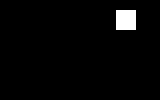
#> input picture frame 99 of LabVaje/Vaja11/Gradivo za laboratorijske vaje (Vektor premika)-20250110/simple-video.avi, 160 x 100 px
$ python vaja11.py
#> lines starting #> are read from the running program, lines starting #| are printed output that depends on the picture; after the words box and inside, x2 and y2 are one past the last pixel; in counts of white or black regions, pixels touching at a corner belong together
### LabVaje/OSV_lib.py

#   Knjižnica funkcij za laboratorijske vaje pri predmetu OSV
import matplotlib.pyplot as plt
import numpy as np


# VAJA 1

# Funkcija za nalaganje slike iz datoteke
# [11 lines left out: function loadImage, not called in this run]


# Funkcija za prikaz slike
def displayImage(iImage, iTitle = '', iGridX = None, iGridY = None):
    fig = plt.figure()  # Ustvarimo figuro za prikaz slike
    plt.title(iTitle)   # Ustvarimo figuro za prikaz slike

    if iGridX is not None and iGridY is not None:
        stepX = iGridX[1] - iGridX[0]
        stepY = iGridY[1] - iGridY[0]

        extent = (
            iGridX[0] - 0.5 * stepX,
            iGridX[-1] + 0.5 * stepX,
            iGridY[-1] + 0.5 * stepY,
            iGridY[0] - 0.5 * stepY
        )
    else:
        extent = (
            0 - 0.5,
            iImage.shape[1] - 0.5,
            iImage.shape[0] - 0.5,
            0 - 0.5,
        )

    # Prikaz slike s sivinsko barvno karto in določenimi mejnimi vrednostmi
    plt.imshow(iImage,
               cmap='gray',
               vmin=0,
               vmax=255,
               aspect='equal',
               extent=extent,
               )
    #plt.show()
    return fig  # Vrne figuro


# Funkcija za shranjevanje slike v RAW formatu
# [483 lines left out: functions saveImage, computeHistogram, displayHistogram, equalizeHistogram, computeEntropy, addNoise and 15 more, not called in this run]


# [15 lines of commented-out code are left out]

### LabVaje/Vaja11/vaja11.py
import numpy as np
import matplotlib.pyplot as plt
import matplotlib
matplotlib.use('TkAgg')
import cv2
import os,sys
parent_dir = os.getcwd()
sys.path.append(parent_dir)

from LabVaje.OSV_lib import displayImage

def loadFrame(iVideo, iFrame):
#> called with iFrame = 100
    iVideo.set(1, iFrame -1)
    ret, oFrame = iVideo.read()
#> oFrame is the input picture: shape (100, 160, 3); 2.5% white; 1 white region, box (x1, y1, x2, y2) and area: (116, 10, 136, 30) 400
    oFrame = oFrame[:, :, 0].astype(float)
    return oFrame

if __name__ == "__main__":
    cap = cv2.VideoCapture('LabVaje/Vaja11/Gradivo za laboratorijske vaje (Vektor premika)-20250110/simple-video.avi')
    print(f"stevilo frame-ov: {int(cap.get(cv2.CAP_PROP_FRAME_COUNT))}")
    N = 100
    I1 = loadFrame(cap, N)
    I2 = loadFrame(cap, N+1)
#> call 2 of loadFrame, with iFrame = 101
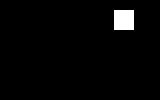
#> input picture frame 100 of LabVaje/Vaja11/Gradivo za laboratorijske vaje (Vektor premika)-20250110/simple-video.avi, 160 x 100 px
#> in loadFrame, oFrame is the input picture: shape (100, 160, 3); 2.5% white; 1 white region, box (x1, y1, x2, y2) and area: (114, 10, 134, 30) 400
    displayImage(I1, "Frame 1")
    displayImage(I2, "Frame 2")

def framePrediction(iFrame, iMV):
    iMV = np.array(iMV).astype(int)
    dx, dy = iMV

    oFrame = np.roll(iFrame, [dy, dx], axis=(0,1))

    if dx >= 0:
        oFrame[:, :dx] = -1
    else:
        oFrame[:, dx:] = -1

    if dy >= 0:
        oFrame[:dy, :] = -1
    else:
        oFrame[dy:, :] = -1

    return oFrame

def blockMatching(iF1, iF2, iSize, iSearchSize):

#> called with iSearchSize = 15
    Y, X = iF1.shape
#> Y = 100; X = 160
    dx, dy = iSize

    M = int(X/dx)
#> M = 20
    N = int(Y/dy)
#> N = 12

    oMF = np.zeros((N, M, 2), dtype=int)
    oCP = np.zeros((N, M, 2), dtype=float)
    Err = np.ones((N, M), dtype=float) * 255

    P = (iSearchSize - 1) / 2
    PTS = np.array([
        [0,0],
        [1,0], [-1,0],
        [0,1], [0,-1],
        [1,1], [-1,1], [1,-1], [-1,-1]
    ])

    for n in range(N):
        y_min = n * dy
        y_max = (n+1) * dy
        y = np.arange(y_min, y_max)

        for m in range(M):
            x_min = m * dx
            x_max = (m+1) * dx
            x = np.arange(x_min, x_max)

            oCP[n,m,0] = x.mean()
            oCP[n,m,1] = y.mean()

            # Trenutni blok na frameu 2
            B2 = iF2[y_min:y_max, x_min:x_max]

            for i in range(1,4):
                # Logaritemsko skaliranje premika
                Pi = (P+1)/(2**i)
                PTSi = PTS * Pi

                # Prvi kandidat za iskanje vektorja premika
                d0 = oMF[n,m,:]

                for p in range(PTSi.shape[0]):
                    d = d0 + PTSi[p,:]

                    pF2 = framePrediction(iF1, d)
                    pB2 = pF2[y_min:y_max, x_min:x_max]

                    msk = pB2 >= 0

                    bErr = np.mean(np.abs(B2[msk] - pB2[msk]))

                    if bErr < Err[n,m]:
                        Err[n,m] = bErr
                        oMF[n,m,:] = d
#> this loop made 12 passes
#> pass 1, in framePrediction (call 2), `oFrame = np.roll(iFrame, [dy, dx], axis=(0,1))`:
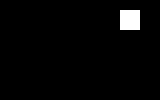
#> oFrame: shape (100, 160) float64; 2.5% white; 1 white region, box (x1, y1, x2, y2) and area: (120, 10, 140, 30) 400
#> pass 1, in framePrediction (call 3), `oFrame = np.roll(iFrame, [dy, dx], axis=(0,1))`:
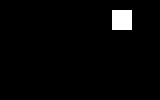
#> oFrame: shape (100, 160) float64; 2.5% white; 1 white region, box (x1, y1, x2, y2) and area: (112, 10, 132, 30) 400
#> pass 1, in framePrediction (call 4), `oFrame = np.roll(iFrame, [dy, dx], axis=(0,1))`:
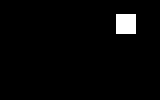
#> oFrame: shape (100, 160) float64; 2.5% white; 1 white region, box (x1, y1, x2, y2) and area: (116, 14, 136, 34) 400
#> pass 1, in framePrediction (call 5), `oFrame = np.roll(iFrame, [dy, dx], axis=(0,1))`:
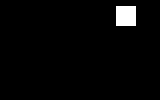
#> oFrame: shape (100, 160) float64; 2.5% white; 1 white region, box (x1, y1, x2, y2) and area: (116, 6, 136, 26) 400

    return oMF, oCP

def displayMotionField(iMF, iCP, iTitle, iImage=None):
#> called with iMF = array of shape (12, 20, 2), iCP = array of shape (12, 20, 2), iTitle = 'Vektor premika'
    if iImage is None:
        fig = plt.figure()
        plt.gca().invert_yaxis()
        plt.gca().set_aspect('equal')
        plt.title(iTitle)

    else:
        fig = displayImage(iImage, iTitle)

    plt.quiver(
        iCP[:,:,0], iCP[:,:,1],
        iMF[:,:,0], iMF[:,:,1],
        color='r',
        scale=0.5,
        units='xy',
        angles='xy'
    )
    plt.show()
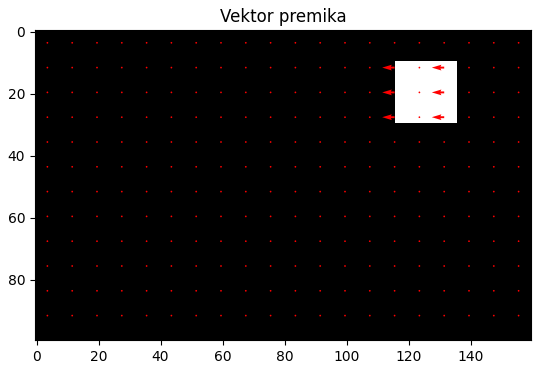
#> figure drawn by matplotlib, 1 panel
    return fig

if __name__ == "__main__":
    MF, CP = blockMatching(I1, I2, [8,8], 15)
    fig1 = displayMotionField(MF, CP, "Vektor premika", I1)

$ run again, starting later in the video
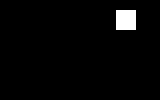
#> input picture frame 99 of LabVaje/Vaja11/Gradivo za laboratorijske vaje (Vektor premika)-20250110/simple-video.avi, 160 x 100 px
#> in loadFrame, oFrame is the input picture: shape (100, 160, 3); 2.5% white; 1 white region, box (x1, y1, x2, y2) and area: (116, 10, 136, 30) 400
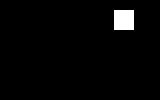
#> input picture frame 100 of LabVaje/Vaja11/Gradivo za laboratorijske vaje (Vektor premika)-20250110/simple-video.avi, 160 x 100 px
#> in loadFrame, oFrame is the input picture: shape (100, 160, 3); 2.5% white; 1 white region, box (x1, y1, x2, y2) and area: (114, 10, 134, 30) 400
#> the loop in blockMatching, `for n in range(N):` made 12 passes

$ run again, starting later in the video
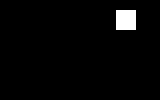
#> input picture frame 99 of LabVaje/Vaja11/Gradivo za laboratorijske vaje (Vektor premika)-20250110/simple-video.avi, 160 x 100 px
#> in loadFrame, oFrame is the input picture: shape (100, 160, 3); 2.5% white; 1 white region, box (x1, y1, x2, y2) and area: (116, 10, 136, 30) 400
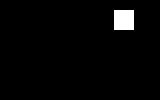
#> input picture frame 100 of LabVaje/Vaja11/Gradivo za laboratorijske vaje (Vektor premika)-20250110/simple-video.avi, 160 x 100 px
#> in loadFrame, oFrame is the input picture: shape (100, 160, 3); 2.5% white; 1 white region, box (x1, y1, x2, y2) and area: (114, 10, 134, 30) 400
#> the loop in blockMatching, `for n in range(N):` made 12 passes
